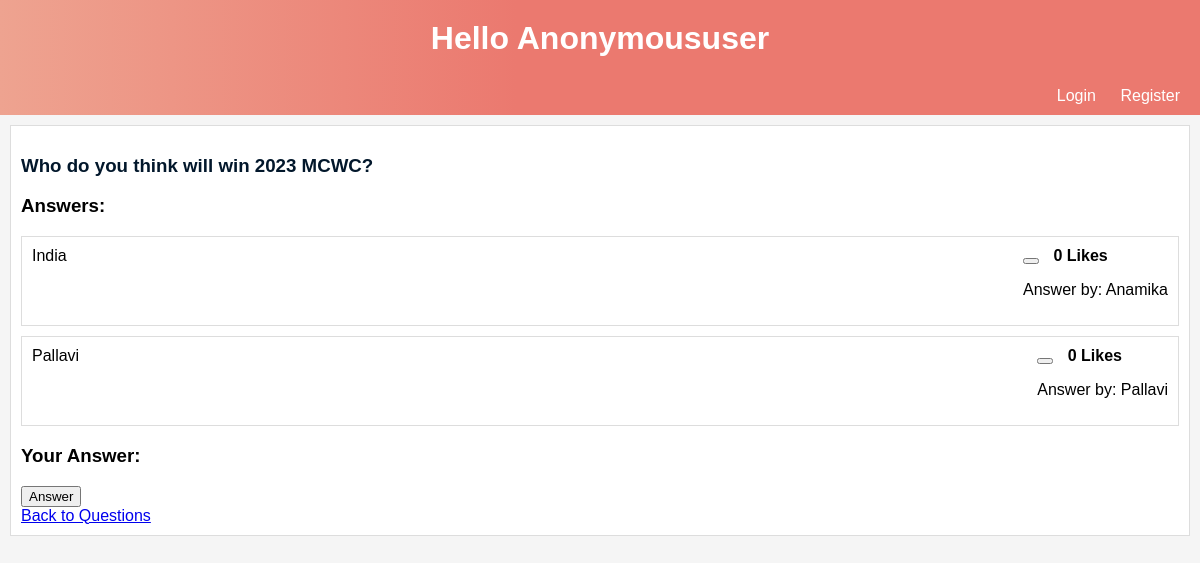
The app's page /questions/1/, older data.
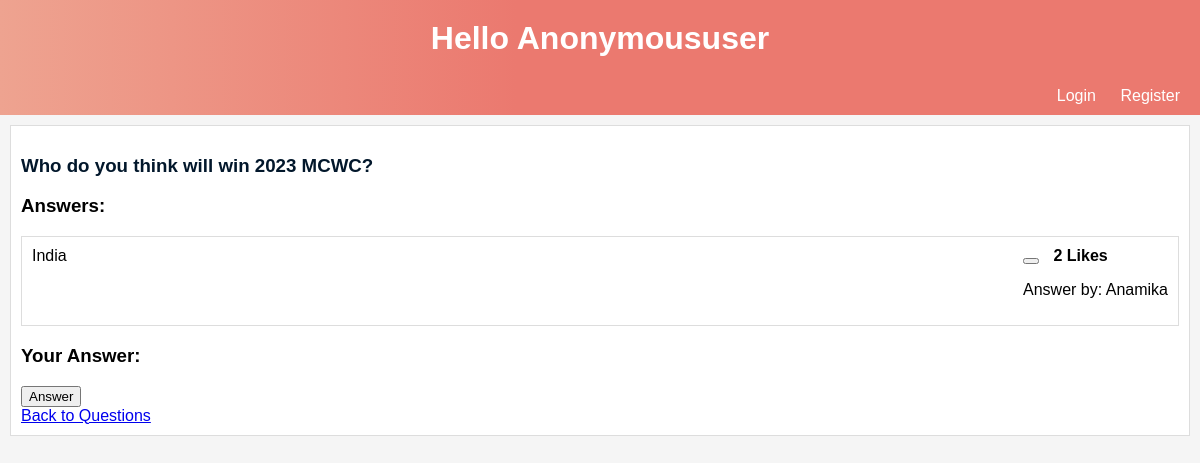
The same page, newer data.
### quora_app/models.py (models this page shows)
class Question(models.Model):
    title = models.CharField(max_length=200)
    user = models.ForeignKey(User, on_delete=models.CASCADE)
    created_at = models.DateTimeField(auto_now_add=True)

class Answer(models.Model):
    question = models.ForeignKey(Question, on_delete=models.CASCADE)
    user = models.ForeignKey(User, on_delete=models.CASCADE)
    content = models.TextField()
    created_at = models.DateTimeField(auto_now_add=True)
    likes = models.ManyToManyField(User, related_name='liked_answers')

### quora_app/views.py (the view)
# urls.py: path('questions/<int:question_id>/', views.question_detail, name='question_detail'),
def question_detail(request, question_id):
    question = Question.objects.get(pk=question_id)
    answers = Answer.objects.filter(question=question)
    return render(request, 'question_detail.html', {'question': question, 'answers': answers})

### quora_app/templates/question_detail.html (shortened to what this page needs)
<!DOCTYPE html>
<html>
<head>
    <link rel="stylesheet" href="https://cdnjs.cloudflare.com/ajax/libs/font-awesome/6.3.0/css/all.min.css">
</head>
<body>
<h1>Hello {{ request.user|title }}</h1>
<div id="navigation">
    {% if user.is_authenticated %}
        <a href="{% url 'user_logout' %}">Logout</a>
    {% else %}
        <a href="{% url 'user_login' %}">Login</a>
        <a href="{% url 'user_register' %}">Register</a>
    {% endif %}
</div>
<div class="task-wrapper">
    <div class="task-title">
        <h3><a class="task-link" href="{% url 'question_detail' question.id %}">{{ question.title }}</a></h3>
    </div>
    <h3>Answers:</h3>
    <ul class="answer-list">
        {% for answer in answers %}
            <li class="answer-item">
                <div class="answer-content">
                    {{ answer.content }}
                </div>
                <div class="answer-info">
                    <form method="post" action="{% url 'like_answer' answer.id %}">
                        <button type="submit" class="like-button">
                        </button>
                        <span class="like-count">{{ answer.likes.count }} Likes</span>
                    </form>
                    <p>Answer by: {{ answer.user.username }}</p>
                </div>
            </li>
        {% endfor %}
    </ul>
    <h3>Your Answer:</h3>
    <form method="post" action="{% url 'answer_question' question.id %}">
        <button type="submit">Answer</button>
    </form>
    <a href="{% url 'question_list' %}">Back to Questions</a>
</div>
</body>
</html>

### quora_app/templates/question_detail.html (style rules this page uses)
body { font-family: Arial, sans-serif; margin: 0; padding: 0; background-color: #f5f5f5; }
h1 { text-align: center; background: linear-gradient(90deg, #EEA390 0%, #EB796F 43%, #EB796F 100%); color: #fff; padding: 20px; margin: 0; }
#navigation { background: linear-gradient(90deg, #EEA390 0%, #EB796F 43%, #EB796F 100%); color: #fff; padding: 10px; text-align: right; }
#navigation a { text-decoration: none; color: #fff; margin: 10px; }
.task-wrapper { background-color: #fff; margin: 10px; padding: 10px; border: 1px solid #ddd; }
.task-title { margin-bottom: 10px; }
.task-link { text-decoration: none; color: #02172b; }
.like-button { display: inline-block; cursor: pointer; }
.like-count { margin-left: 10px; font-weight: bold; }
.answer-list { list-style: none; padding: 0; }
.answer-item { border: 1px solid #ddd; padding: 10px; margin-bottom: 10px; }
.answer-content { float: left; }
.answer-info { float: right; }
.answer-item:after { content: ""; display: table; clear: both; }

Row changes from the older to the newer data that the page shows:
removed Answer: content "Pallavi", likes.count "0", user.username "Pallavi"
computed for Answer "India": likes.count "0" → "2"
